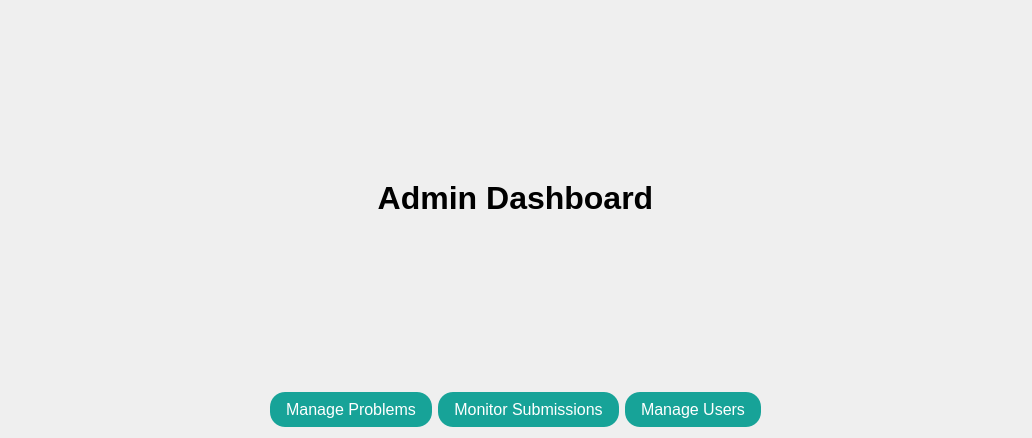
<?xml version="1.0" encoding="UTF-8"?>
<ui version="4.0">
 <class>admindashboard</class>
 <widget class="QDialog" name="admindashboard">
  <property name="geometry">
   <rect>
    <x>0</x>
    <y>0</y>
    <width>1032</width>
    <height>438</height>
   </rect>
  </property>
  <property name="windowTitle">
   <string>Admin Dashboard</string>
  </property>
  <property name="styleSheet">
   <string notr="true">background-image : url(&quot;:/new/prefix1/src/percut_generated.jpg&quot;) ;</string>
  </property>
  <layout class="QHBoxLayout" name="horizontalLayout_2">
   <item>
    <layout class="QVBoxLayout" name="verticalLayout">
     <item>
      <widget class="QLabel" name="overviewLabel">
       <property name="font">
        <font>
         <strikeout>false</strikeout>
        </font>
       </property>
       <property name="styleSheet">
        <string notr="true">background : transparent ;</string>
       </property>
       <property name="text">
        <string>&lt;html&gt;&lt;head/&gt;&lt;body&gt;&lt;p align=&quot;center&quot;&gt;&lt;span style=&quot; font-size:24pt; font-weight:700;&quot;&gt;Admin Dashboard&lt;/span&gt;&lt;/p&gt;&lt;/body&gt;&lt;/html&gt;</string>
       </property>
       <property name="alignment">
        <set>Qt::AlignmentFlag::AlignCenter</set>
       </property>
      </widget>
     </item>
     <item>
      <layout class="QHBoxLayout" name="horizontalLayout">
       <item>
        <widget class="QPushButton" name="problemManagerButton">
         <property name="sizePolicy">
          <sizepolicy hsizetype="Maximum" vsizetype="Maximum">
           <horstretch>10</horstretch>
           <verstretch>10</verstretch>
          </sizepolicy>
         </property>
         <property name="styleSheet">
          <string notr="true"> border: 2px solid #CCCCCC; /* Default border color */
    border-radius: 15px; /* Rounded corners */
    font-size: 16px; /* Text size */
    padding: 8px 16px; /* Padding inside the button */
 background-color: #17A398; /* Teal background for Submit */
    color: #FFFFFF; /* White text for Submit */
    border: none; /* Remove border */</string>
         </property>
         <property name="text">
          <string>Manage Problems</string>
         </property>
        </widget>
       </item>
       <item>
        <widget class="QPushButton" name="submissionMonitorButton">
         <property name="sizePolicy">
          <sizepolicy hsizetype="Maximum" vsizetype="Maximum">
           <horstretch>10</horstretch>
           <verstretch>10</verstretch>
          </sizepolicy>
         </property>
         <property name="styleSheet">
          <string notr="true"> border: 2px solid #CCCCCC; /* Default border color */
    border-radius: 15px; /* Rounded corners */
    font-size: 16px; /* Text size */
    padding: 8px 16px; /* Padding inside the button */
 background-color: #17A398; /* Teal background for Submit */
    color: #FFFFFF; /* White text for Submit */
    border: none; /* Remove border */</string>
         </property>
         <property name="text">
          <string>Monitor Submissions</string>
         </property>
        </widget>
       </item>
       <item>
        <widget class="QPushButton" name="userManagerButton">
         <property name="sizePolicy">
          <sizepolicy hsizetype="Maximum" vsizetype="Maximum">
           <horstretch>10</horstretch>
           <verstretch>10</verstretch>
          </sizepolicy>
         </property>
         <property name="styleSheet">
          <string notr="true"> border: 2px solid #CCCCCC; /* Default border color */
    border-radius: 15px; /* Rounded corners */
    font-size: 16px; /* Text size */
    padding: 8px 16px; /* Padding inside the button */
 background-color: #17A398; /* Teal background for Submit */
    color: #FFFFFF; /* White text for Submit */
    border: none; /* Remove border */</string>
         </property>
         <property name="text">
          <string>Manage Users</string>
         </property>
        </widget>
       </item>
      </layout>
     </item>
    </layout>
   </item>
  </layout>
 </widget>
 <resources/>
 <connections/>
</ui>
